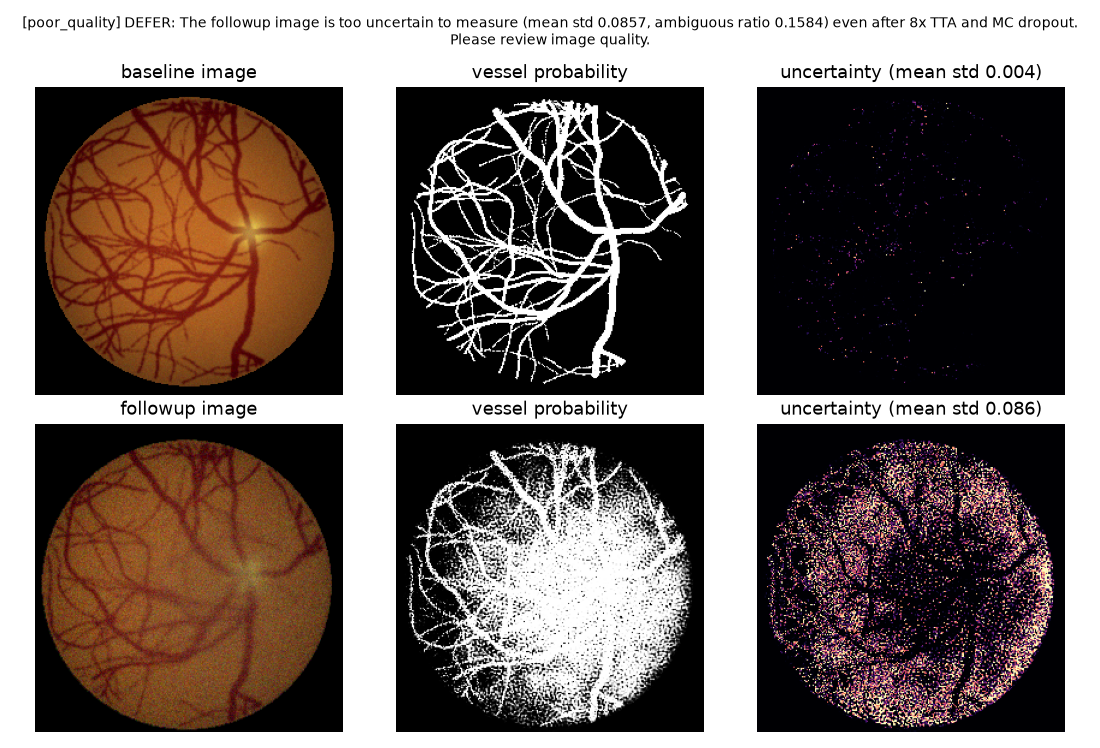
#> input picture runs/case_poor_quality.png, 1100 x 748 px
$ python -i data.py   (imports and definitions only)
#> lines starting #> are read from the running program, lines starting #| are printed output that depends on the picture; after the words box and inside, x2 and y2 are one past the last pixel; in counts of white or black regions, pixels touching at a corner belong together
#> further down, picture is the input picture: shape (748, 1100, 3); mean B, G, R 102.7, 107.4, 119.3
"""CHASE_DB1 loading and simulated follow-up visits for real images.

Split (fixed, by subject so both eyes of a child stay together):
  train: subjects 01-08 (16 images)
  calib: subjects 09-10 (4 images)   -> used only to set agent thresholds
  test:  subjects 11-14 (8 images)   -> the usual CHASE_DB1 test split
"""
from __future__ import annotations

from pathlib import Path

import numpy as np
from PIL import Image
from scipy import ndimage as ndi
from skimage.morphology import disk, remove_small_objects

SPLITS = {"train": range(1, 9), "calib": range(9, 11), "test": range(11, 15)}


def load_chase(root: str | Path, split: str):
    root = Path(root)
    out = []
    for s in SPLITS[split]:
        for eye in "LR":
            name = f"Image_{s:02d}{eye}"
            img = np.asarray(Image.open(root / "Images" / f"{name}.jpg").convert("RGB"), np.float32) / 255
            gt = np.asarray(Image.open(root / "Masks" / f"{name}_1stHO.png")) > 0
            fov = fov_mask(img)
            out.append({"name": name, "image": img, "gt": gt & fov, "fov": fov})
    return out


def fov_mask(img: np.ndarray) -> np.ndarray:
    """CHASE_DB1 ships no FOV masks: threshold the red channel and clean up."""
    m = img[..., 0] > 0.08
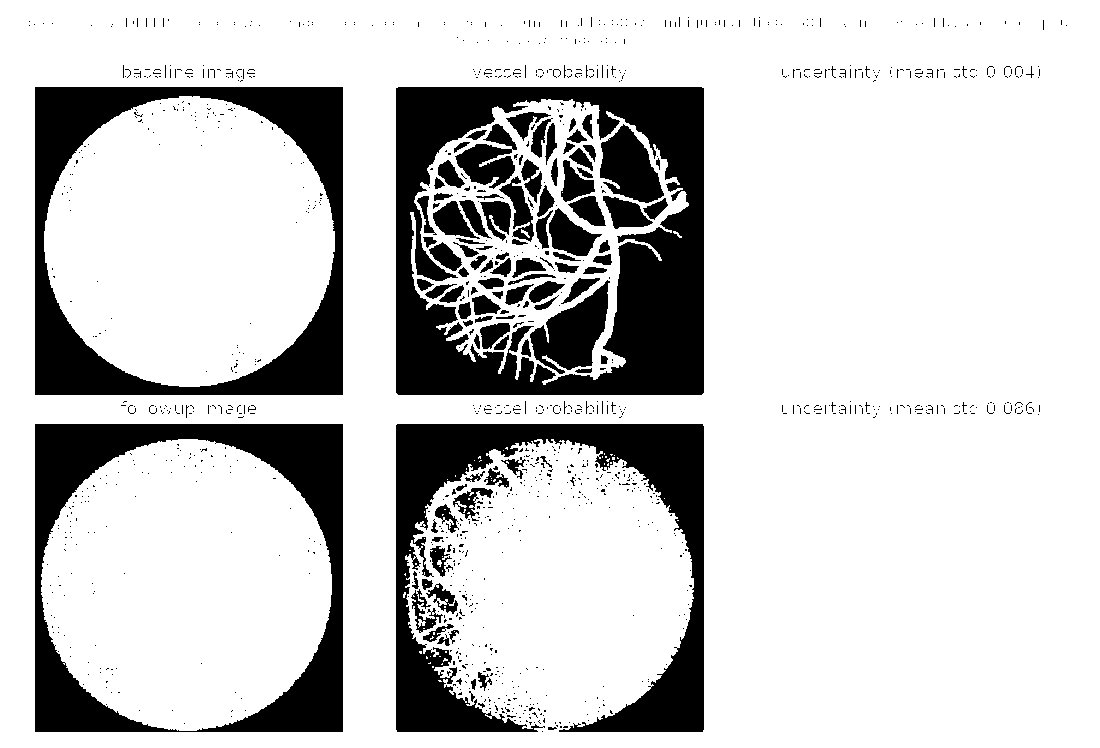
#> m: shape (748, 1100) bool; 79.9% white; 1237 black regions (1131 under 20 px), largest, box (x1, y1, x2, y2) and area: (396, 87, 704, 395) 43954, (396, 424, 704, 732) 31327, (35, 87, 343, 395) 28694
    m = ndi.binary_fill_holes(ndi.binary_opening(m, structure=disk(5)))
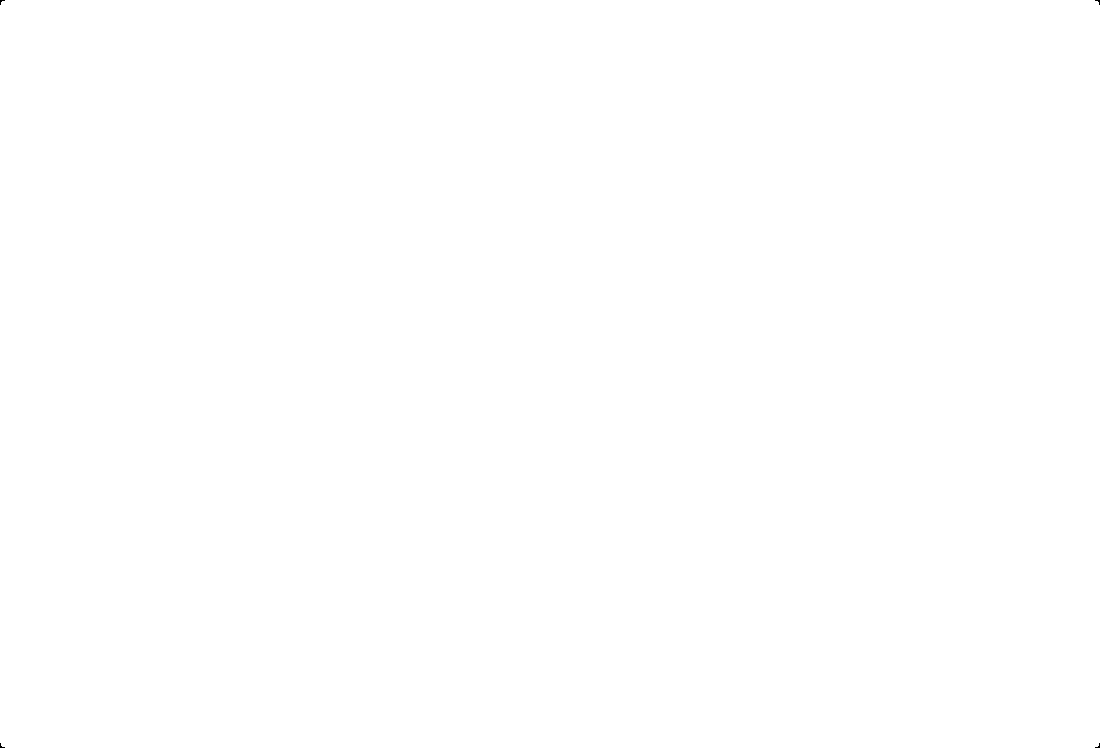
#> m: shape (748, 1100) bool; 100% white; black in thin lines or dots
    lab, n = ndi.label(m)
#> lab: shape (748, 1100) int32; values 0 (black) and 1 (white), 100% white; black in thin lines or dots
#> n = 1
    if n > 1:
        m = lab == (np.bincount(lab.ravel())[1:].argmax() + 1)
    return ndi.binary_erosion(m, iterations=8)
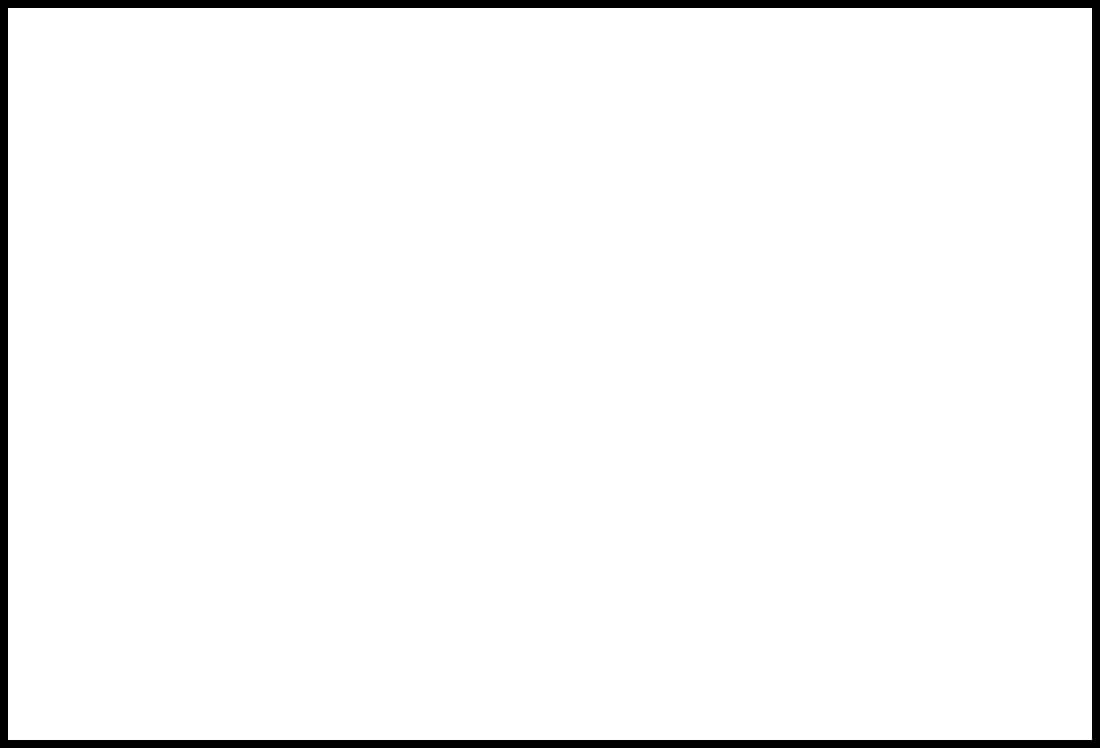
#> returned value: shape (748, 1100) bool; 96.4% white; 1 black region, box (x1, y1, x2, y2) and area: (0, 0, 1100, 748) 29312


def remove_thin_vessels(img, gt, fov, seed, fraction=0.5):
    """Simulated rarefaction on a real image: erase a random half of the thin
    vessel segments by filling them from the surrounding retina.
    Returns (new image, new ground-truth mask)."""
    rng = np.random.default_rng(seed)
    thick = ndi.binary_opening(gt, structure=disk(2))
    thin = remove_small_objects(gt & ~thick, max_size=20)
    lab, n = ndi.label(thin, structure=np.ones((3, 3)))
    drop = np.isin(lab, rng.choice(np.arange(1, n + 1), size=int(n * fraction), replace=False))
    region = ndi.binary_dilation(drop, iterations=3) & fov
    # Fill from the surrounding vessel-free retina (normalized convolution), then
    # add back fine texture so the erased area is not suspiciously smooth.
    bg = (fov & ~ndi.binary_dilation(gt, iterations=2)).astype(np.float32)
    fill = np.stack([ndi.gaussian_filter(img[..., c] * bg, 6) / (ndi.gaussian_filter(bg, 6) + 1e-6)
                     for c in range(3)], -1)
    texture = img - np.stack([ndi.gaussian_filter(img[..., c], 2) for c in range(3)], -1)
    texture = ndi.shift(texture, (0, 25, 0), mode="reflect")  # texture borrowed from elsewhere
    alpha = ndi.gaussian_filter(region.astype(np.float32), 1.0)[..., None]
    out = (1 - alpha) * img + alpha * (fill + 0.5 * texture)
    return np.clip(out, 0, 1).astype(np.float32), gt & ~region

>>> import cv2
>>> picture = cv2.imread('../runs/case_poor_quality.png')
>>> result = fov_mask(picture)

$ run again, on runs/case_progression.png
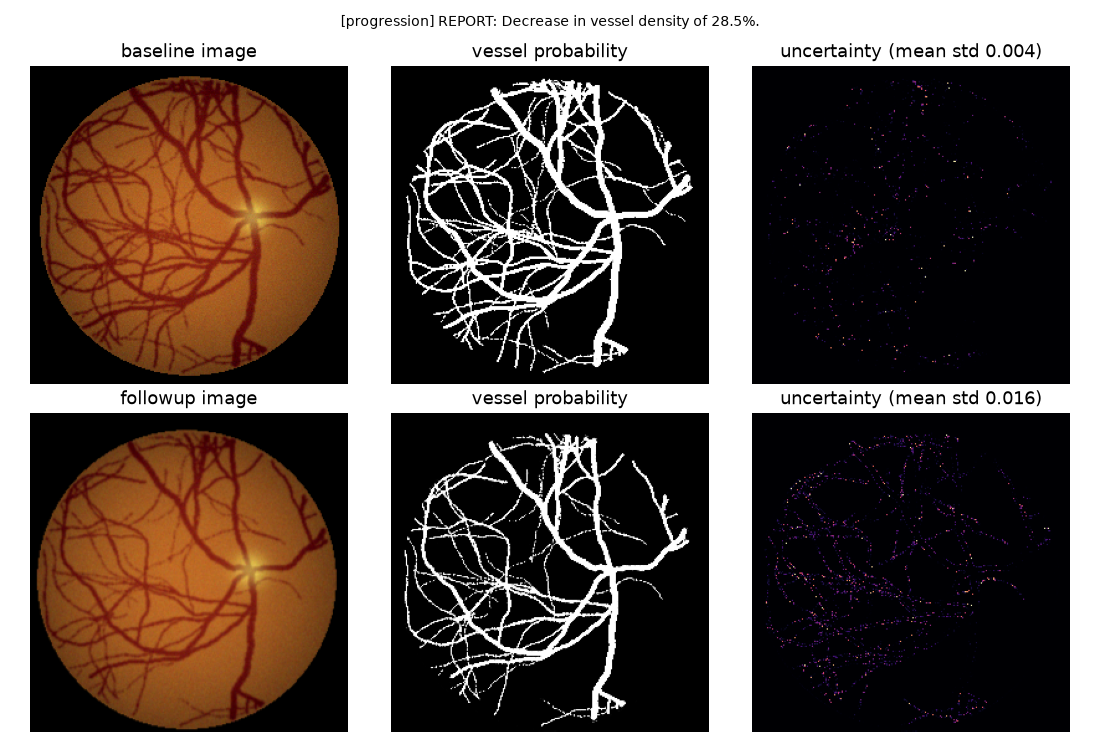
#> input picture runs/case_progression.png, 1100 x 748 px
#> picture is the input picture: shape (748, 1100, 3); mean B, G, R 79.9, 86.2, 98.3
#> in fov_mask, `m = img[..., 0] > 0.08`:
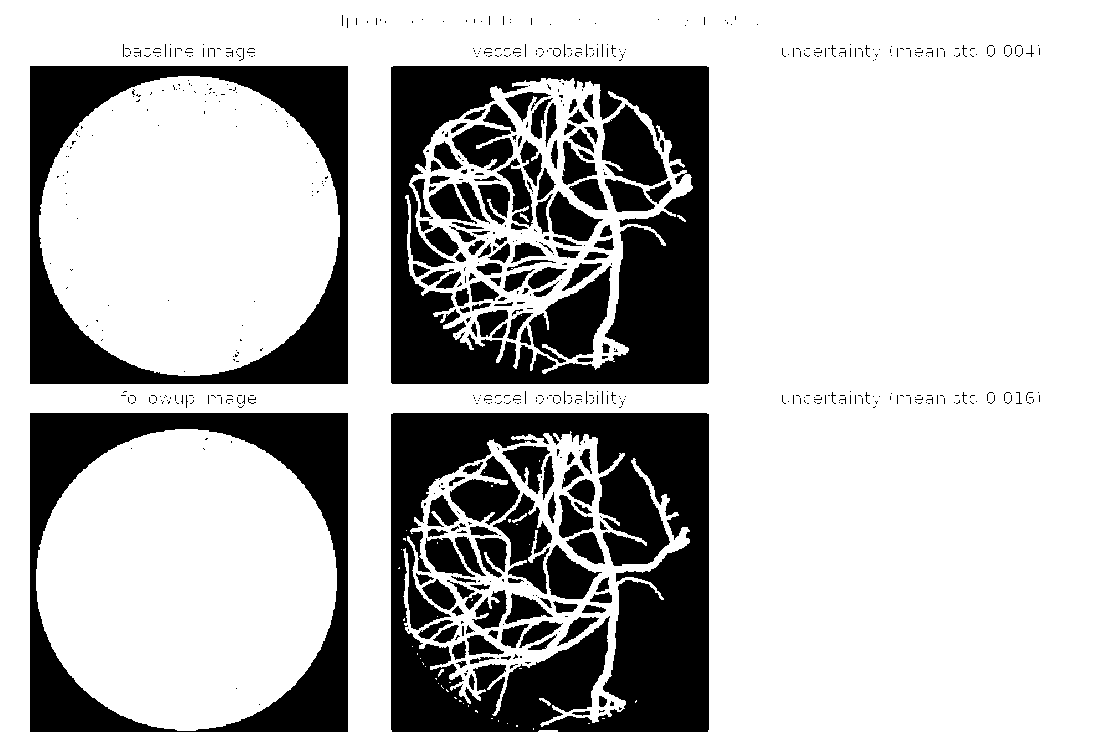
#> m: shape (748, 1100) bool; 73.6% white; 687 black regions (542 under 20 px), largest, box (x1, y1, x2, y2) and area: (391, 413, 709, 732) 58639, (391, 66, 709, 384) 46490, (30, 66, 348, 384) 30375
#> lab: shape (748, 1100) int32; values 0 (black) and 1 (white), 100% white; black in thin lines or dots
#> n = 1

$ run again, on runs/case_stable.png
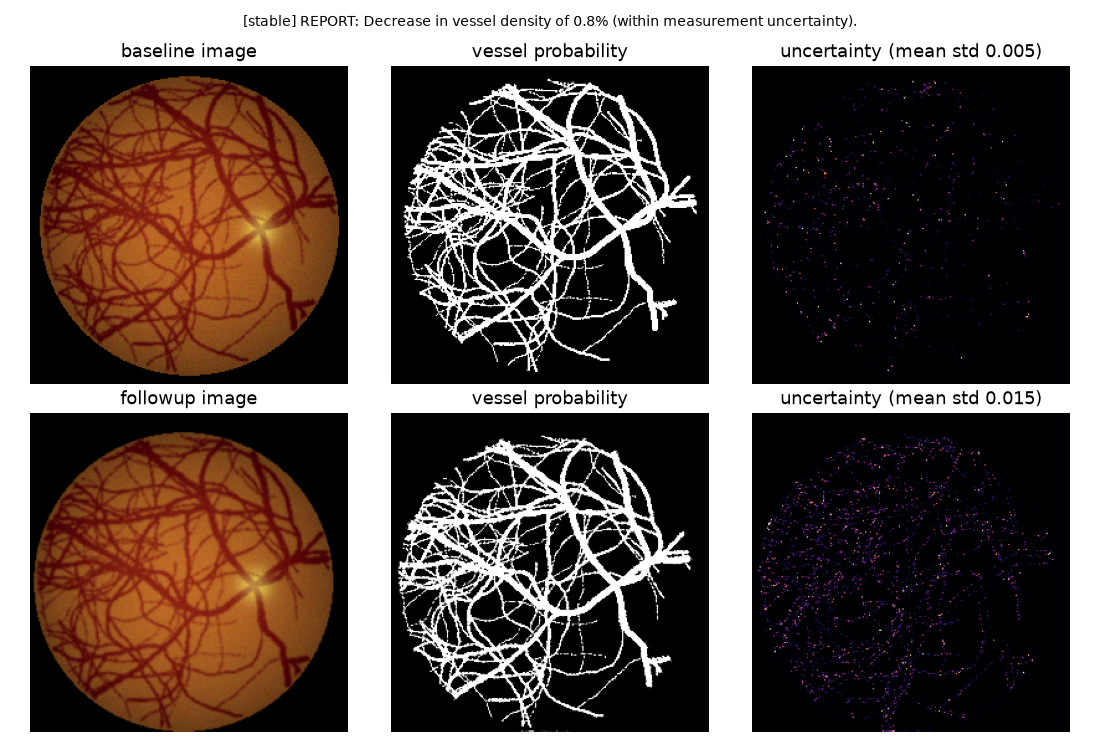
#> input picture runs/case_stable.png, 1100 x 748 px
#> picture is the input picture: shape (748, 1100, 3); mean B, G, R 84, 89.3, 101.9
#> in fov_mask, `m = img[..., 0] > 0.08`:
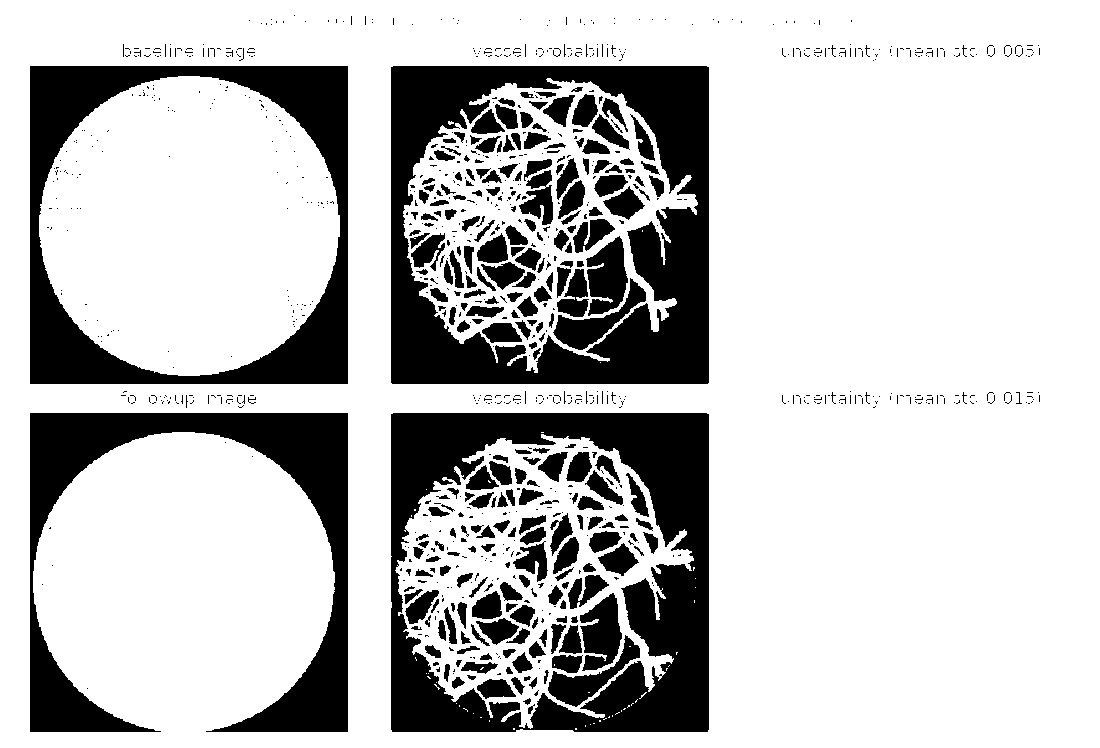
#> m: shape (748, 1100) bool; 76% white; 997 black regions (744 under 20 px), largest, box (x1, y1, x2, y2) and area: (391, 66, 709, 384) 44115, (391, 413, 709, 732) 43652, (30, 66, 348, 384) 30378
#> lab: shape (748, 1100) int32; values 0 (black) and 1 (white), 100% white; black in thin lines or dots
#> n = 1
